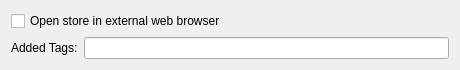
<?xml version="1.0" encoding="UTF-8"?>
<ui version="4.0">
 <class>Form</class>
 <widget class="QWidget" name="Form">
  <property name="geometry">
   <rect>
    <x>0</x>
    <y>0</y>
    <width>460</width>
    <height>69</height>
   </rect>
  </property>
  <property name="windowTitle">
   <string>Form</string>
  </property>
  <layout class="QGridLayout" name="gridLayout">
   <item row="1" column="0">
    <widget class="QLabel" name="label">
     <property name="text">
      <string>Added Tags:</string>
     </property>
    </widget>
   </item>
   <item row="1" column="1">
    <widget class="QLineEdit" name="tags"/>
   </item>
   <item row="0" column="0" colspan="2">
    <widget class="QCheckBox" name="open_external">
     <property name="text">
      <string>Open store in external web browser</string>
     </property>
    </widget>
   </item>
  </layout>
 </widget>
 <resources/>
 <connections/>
</ui>
